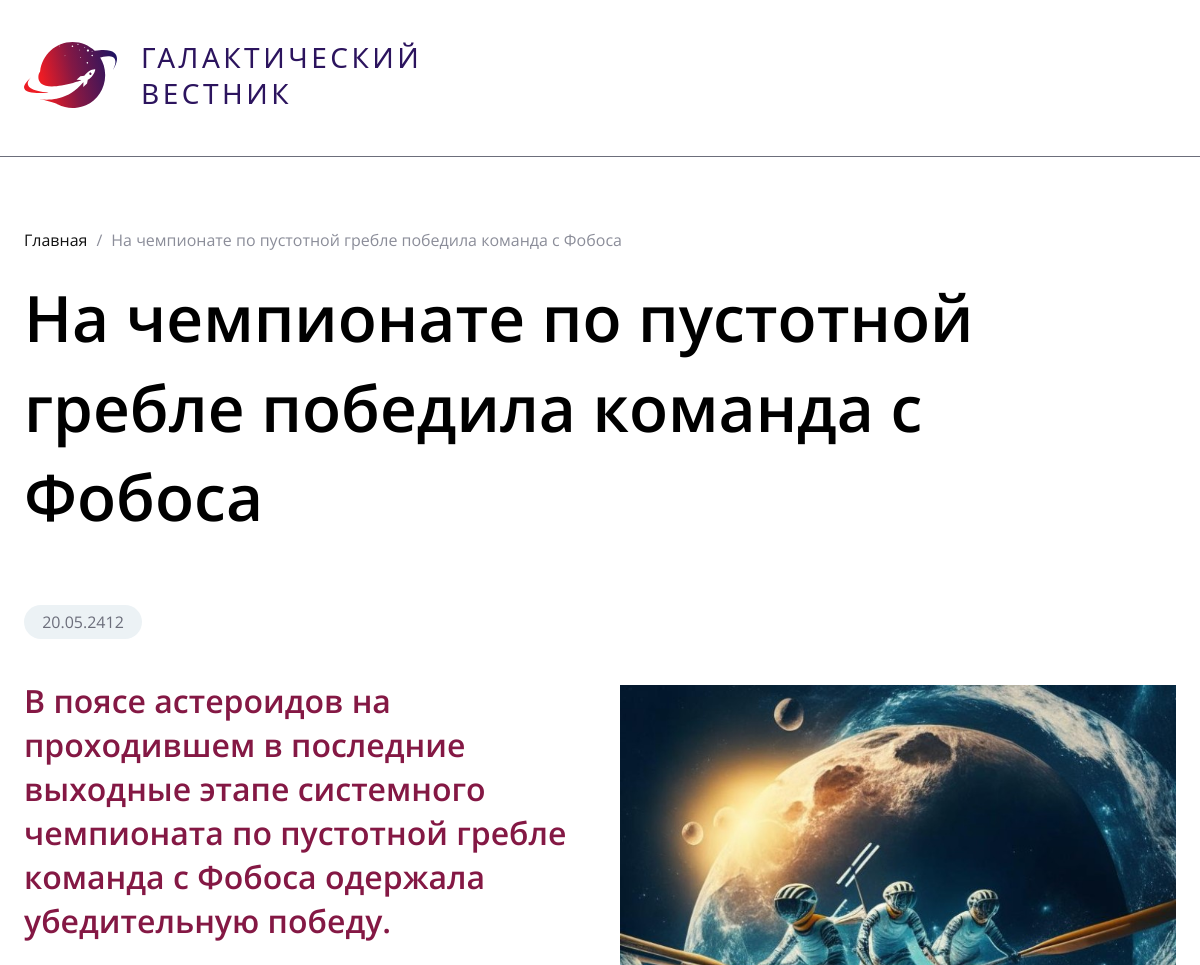
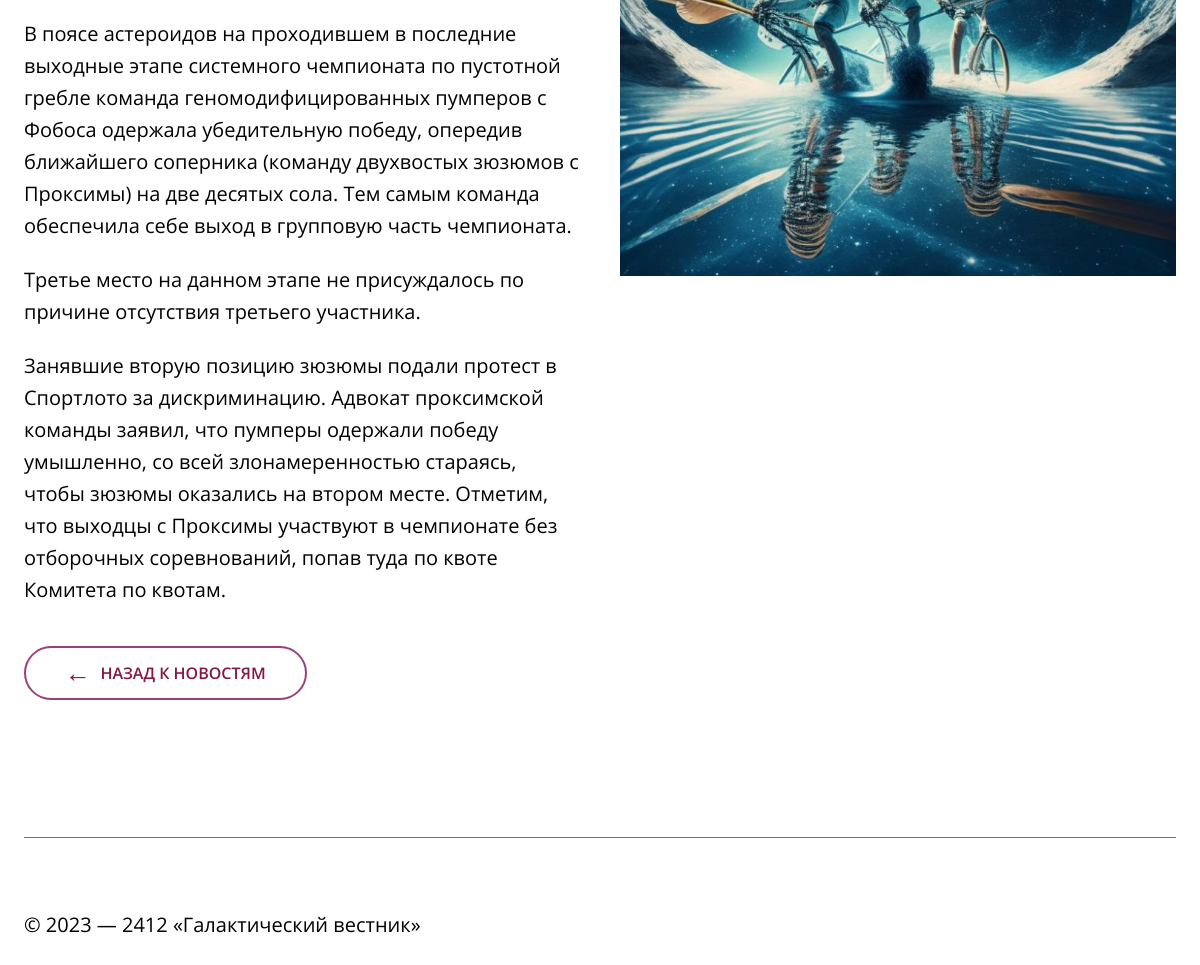
The page /?id=2 on the database its author committed (2 pictures, top to bottom).
### tables this page shows
CREATE TABLE `news` (
  `id` int(11) unsigned NOT NULL AUTO_INCREMENT,
  `date` datetime NULL DEFAULT NULL,
  `title` varchar(250) NOT NULL DEFAULT '',
  `announce` text NULL DEFAULT NULL,
  `content` text NULL DEFAULT NULL,
  `image` varchar(250) NOT NULL DEFAULT '',
  PRIMARY KEY (`id`),
  KEY `id` (`id`),

  KEY `idx_news_date` (`date`));

### src/Core/View.php (called while the page is built, shortened)
<?php
final class View
{
  public static function render(string $template, array $data = []): void
  {
    extract($data, EXTR_SKIP);
    require dirname(__DIR__, 2) . '/views/' . $template . '.php';
    require dirname(__DIR__, 2) . '/views/layout.php';
  }
}

### src/Controller/NewsController.php (called while the page is built, shortened)
<?php
final class NewsController
{
  public function show(int $id): void
  {
    $article = $id > 0 ? $this->repository->find($id) : null;
    View::render('news/show', [
      'pageTitle' => $article->title . ' – Галактический вестник',
      'article' => $article,
    ]);
  }
}

### src/Model/NewsRepository.php (called while the page is built, shortened)
<?php
final readonly class NewsRepository implements NewsRepositoryInterface
{
  public function find(int $id): ?News
  {
    $statement = $this->database->prepare(
      'SELECT id, date, title, announce, content, image FROM news WHERE id = :id LIMIT 1'
    );
    $statement->execute(['id' => $id]);
    $row = $statement->fetch();
    return $row === false ? null : News::fromArray($row);
  }
}

### src/Model/News.php (called while the page is built, shortened)
<?php
final readonly class News
{
  public static function fromArray(array $row): self
  {
    $rawDate = $row['date'] ?? null;
    $date = null;
    if ($rawDate !== null) {
      $date = DateTimeImmutable::createFromFormat('!Y-m-d H:i:s', $rawDate);
      $dateErrors = DateTimeImmutable::getLastErrors();
    }
    return new self(
      (int) $row['id'],
      $date,
      (string) $row['title'],
      (string) ($row['announce'] ?? ''),
      (string) ($row['content'] ?? ''),
      (string) $row['image'],
    );
  }
}

### views/news/show.php (the view)
<article class="article container">
  <nav class="breadcrumbs" aria-label="Хлебные крошки">
    <a href="<?= e(url()) ?>">Главная</a><span>/</span><span><?= e($article->title) ?></span>
  </nav>
  <h1><?= e($article->title) ?></h1>
  <?php if ($article->date !== null): ?>
    <time class="article__date"
      datetime="<?= e(machineDate($article->date)) ?>"><?= e(formatDate($article->date)) ?></time>
  <?php else: ?>
    <span class="article__date">Дата не указана</span>
  <?php endif; ?>
  <div class="article__layout">
    <div class="article__body">
      <div class="article__announce"><?= safeArticleHtml($article->announce) ?></div>
      <div class="article__content"><?= safeArticleHtml($article->content) ?></div>
      <a class="button button--back" href="<?= e(url()) ?>"><span aria-hidden="true">←</span> Назад к новостям</a>
    </div>
    <figure class="article__image">
      <img src="images/<?= e(rawurlencode($article->image)) ?>"
        alt="Иллюстрация к новости &laquo;<?= e($article->title) ?>&raquo;">
    </figure>
  </div>
</article>

### public/assets/css/style.css (style rules this page uses)
:root { --accent: #841844; --accent-border: #9b407a; --accent-hover: #841844; --ink: #000; --muted: #6c6e7b; --pill: #ecf2f5; --line: #6c6e7b; --container: 1520px; }
* { box-sizing: border-box; }
html { scroll-behavior: smooth; }
body { margin: 0; color: var(--ink); background: #fff; font-family: 'Open Sans', Arial, Helvetica, sans-serif; font-size: 20px; line-height: 1.6; }
a { color: inherit; }
img { display: block; max-width: 100%; }
.container { width: min(calc(100% - 48px), var(--container)); margin-inline: auto; }
.news-card time, .article > time { min-width: 118px; min-height: 34px; padding: 6px 18px; border-radius: 20px; display: inline-flex; align-items: center; justify-content: center; color: var(--muted); background: var(--pill); font-size: 16px; line-height: 22px; }
.button { min-width: 214px; min-height: 54px; margin-top: 0; padding: 14px 40px; border: 2px solid var(--accent-border); border-radius: 50px; display: inline-flex; align-items: center; justify-content: center; gap: 10px; color: var(--accent); background: #fff; font-size: 16px; font-weight: 600; line-height: 22px; text-decoration: none; text-transform: uppercase; white-space: nowrap; transition: color 0.18s, background 0.18s; }
.button span { width: 25px; height: 22px; display: inline-flex; align-items: center; justify-content: center; font-size: 25px; font-weight: 400; line-height: 0; transform: translateY(-1px); }
.article { padding-top: 72px; }
.breadcrumbs { display: flex; align-items: center; gap: 9px; color: #8b8d99; font-size: 16px; line-height: 22px; }
.breadcrumbs a { color: #111; text-decoration: none; }
.article h1 { margin: 22px 0 63px; font-size: 64px; font-weight: 600; line-height: 1.4; }
.article__layout { margin-top: 40px; display: grid; grid-template-columns: repeat(2, minmax(0, 1fr)); gap: 40px; align-items: start; }
.article__body { display: flex; flex-direction: column; align-items: flex-start; }
.article__announce { color: var(--accent); font-size: 32px; font-weight: 600; line-height: 1.375; }
.article__content { display: flex; flex-direction: column; gap: 22px; font-size: 20px; line-height: 1.6; }
.article__image { margin: 6px 0 0; align-self: start; }
.article__image img { width: 100%; height: auto; }
.button--back { width: 283px; min-width: 283px; margin-top: 40px; }
.button--back span { font-size: 26px; }

### rows shown on the page
news: title "На чемпионате по пустотной гребле победила команда с Фобоса", image (picture)

### other values the page prints
formatDate($article->date) "20.05.2412"
$escaped "В поясе астероидов на проходившем в последние выходные этапе системного чемпионата по пустотной гребле команда с Фобоса одержала убедительную победу."
$escaped "Третье место на данном этапе не присуждалось по причине отсутствия третьего участника."
